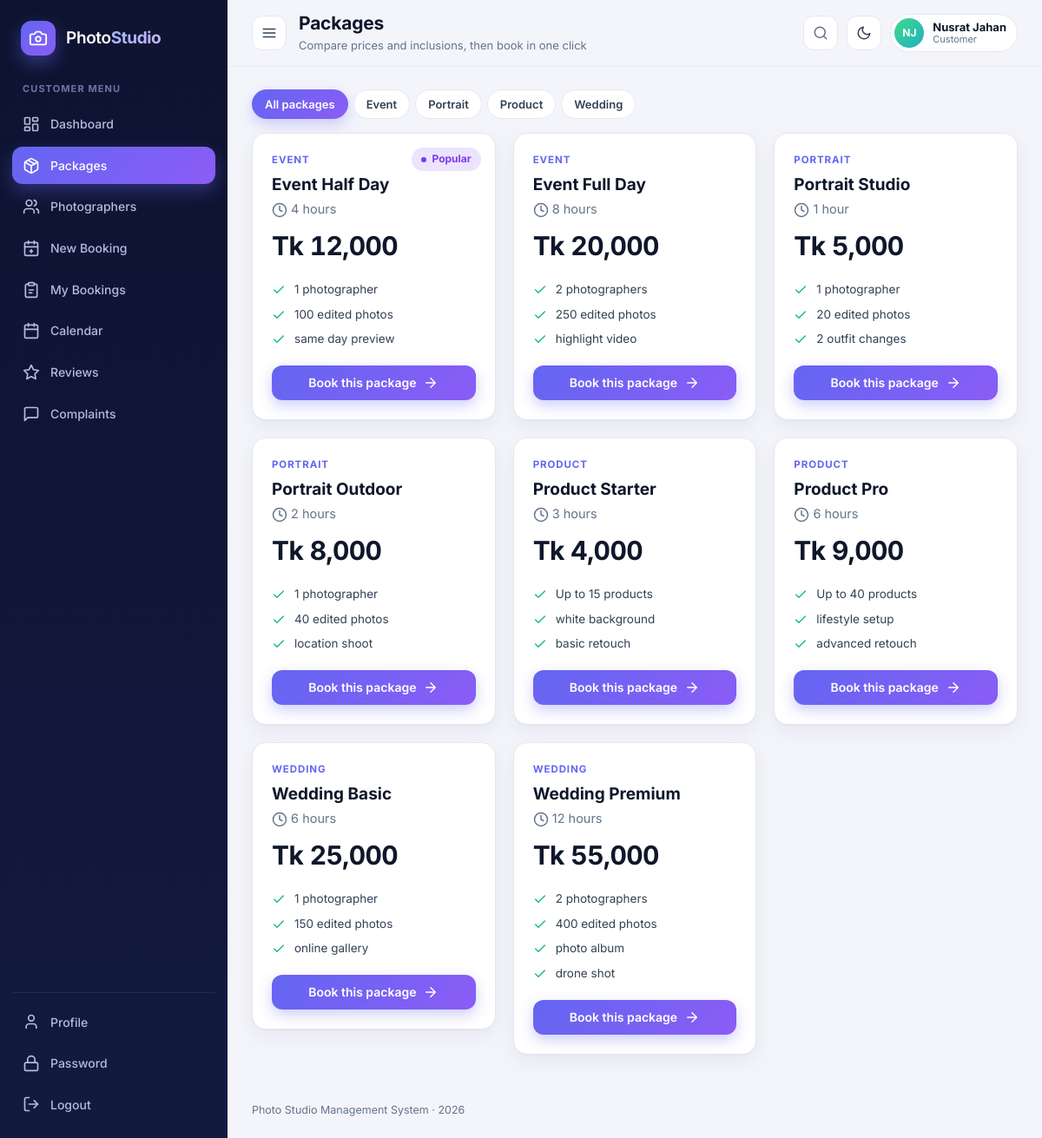
/view/customer/packages.php (signed in), run on the app's committed database.
### tables this page shows
CREATE TABLE categories (
	id INT PRIMARY KEY AUTO_INCREMENT,
	name VARCHAR(100) NOT NULL,
	description VARCHAR(255)
);

CREATE TABLE packages (
	id INT PRIMARY KEY AUTO_INCREMENT,
	category_id INT NOT NULL,
	name VARCHAR(100) NOT NULL,
	price DECIMAL(10,2) NOT NULL,
	duration VARCHAR(50),
	inclusions TEXT,
	FOREIGN KEY (category_id) REFERENCES categories(id) ON DELETE CASCADE
);

### model/BaseModel.php (called while the page is built, shortened)
<?php
class BaseModel {
	public function establishConnection() {
		$db = new DBConnection();
		return $db->connect();
	}
	protected function run($sql, $types = '', $params = array()) {
		$conn = $this->establishConnection();
		$stmt = $conn->prepare($sql);
		if ($types !== '') {
			$stmt->bind_param($types, ...$params);
		}
		$stmt->execute();
		return $stmt;
	}
	protected function all($sql, $types = '', $params = array()) {
		$stmt = $this->run($sql, $types, $params);
		$result = $stmt->get_result();
		$rows = array();
		while ($row = $result->fetch_assoc()) {
			$rows[] = $row;
		}
		return $rows;
	}
	protected function one($sql, $types = '', $params = array()) {
		$rows = $this->all($sql, $types, $params);
		return count($rows) > 0 ? $rows[0] : null;
	}
}

### model/User.php (called while the page is built, shortened)
<?php
require_once __DIR__ . '/BaseModel.php';
class User extends BaseModel {
	public function getUserById($id) {
		return $this->one("SELECT * FROM users WHERE id = ?", 'i', array((int)$id));
	}
}

### model/Category.php (called while the page is built, shortened)
<?php
require_once __DIR__ . '/BaseModel.php';
class Category extends BaseModel {
	public function getAllCategories() {
		return $this->all("SELECT * FROM categories ORDER BY name");
	}
}

### model/Package.php (called while the page is built, shortened)
<?php
require_once __DIR__ . '/BaseModel.php';
class Package extends BaseModel {
	public function getAllPackages() {
		return $this->all("SELECT p.*, c.name AS category_name,
				(SELECT COUNT(*) FROM bookings b WHERE b.package_id = p.id) AS booking_count
			FROM packages p
			JOIN categories c ON p.category_id = c.id
			ORDER BY c.name, p.price");
	}
}

### view/customer/packages.php (the view, shortened to what this page needs)
<?php
require_once __DIR__ . '/../../includes/helpers.php';
require_role('customer');
require_once __DIR__ . '/../../model/Category.php';
require_once __DIR__ . '/../../model/Package.php';
$category = new Category();
$categoryList = $category->getAllCategories();
$package = new Package();
$packageList = $package->getAllPackages();
$popular = 0; $max = 0;
foreach ($packageList as $p) { if ($p['booking_count'] > $max) { $max = $p['booking_count']; $popular = $p['id']; } }
require_once __DIR__ . '/../../includes/header.php';
?>
<div class="tabs mb-2">
	<button type="button" class="tab active" data-pkg-cat="all">All packages</button>
	<?php foreach ($categoryList as $c) { ?><button type="button" class="tab" data-pkg-cat="<?php echo e($c['id']) ?>"><?php echo e($c['name']) ?></button><?php } ?>
</div>
<div class="grid grid-auto">
<?php foreach ($packageList as $p) { ?>
	<div>
		<div class="card pkg-card" data-cat="<?php echo e($p['category_id']) ?>">
			<?php if ($p['id'] == $popular && $max > 0) { ?><span class="pkg-ribbon badge badge-assigned">Popular</span><?php } ?>
			<span class="pkg-cat"><?php echo e($p['category_name']) ?></span>
			<span class="pkg-name"><?php echo e($p['name']) ?></span>
			<span class="muted"><?php echo icon('clock') ?> <?php echo e($p['duration']) ?></span>
			<div class="pkg-price num"><?php echo e(money($p['price'])) ?></div>
			<ul class="pkg-list">
				<?php foreach (array_filter(array_map('trim', explode(',', $p['inclusions']))) as $inc) { ?>
					<li><?php echo icon('check') ?><span><?php echo e($inc) ?></span></li>
				<?php } ?>
			</ul>
			<a class="btn btn-primary" href="new-booking.php?package_id=<?php echo e($p['id']) ?>">Book this package <?php echo icon('arrow') ?></a>
		</div>
	</div>
<?php } ?>
</div>
<?php require_once __DIR__ . '/../../includes/footer.php'; ?>

### includes/helpers.php (shortened to what this page needs)
<?php
function e($value) {
	return htmlspecialchars((string)$value, ENT_QUOTES, 'UTF-8');
}
function require_login() {
	require_once __DIR__ . '/../model/User.php';
	$u = new User();
	$row = $u->getUserById($_SESSION['user_id']);
}
function require_role($roles) {
	require_login();
}
function money($n) {
	return 'Tk ' . number_format((float)$n, 0);
}
function initials($name) {
	$parts = preg_split('/\s+/', trim((string)$name));
	$s = '';
	for ($i = 0; $i < count($parts) && $i < 2; $i++) {
		$s .= mb_strtoupper(mb_substr($parts[$i], 0, 1));
	}
	return $s == '' ? '?' : $s;
}
function avatar($name, $pic = '', $size = '') {
	$cls = 'avatar' . ($size ? ' avatar-' . $size : '');
	$hue = (crc32((string)$name) % 360);
	return '<span class="' . $cls . '" style="--h:' . $hue . '">' . e(initials($name)) . '</span>';
}
function icon($name) {
	return '<svg class="ic" viewBox="0 0 24 24" fill="none" stroke="currentColor" stroke-width="2" stroke-linecap="round" stroke-linejoin="round" aria-hidden="true">' . $i[$name] . '</svg>';
}

### css/style.css (style rules this page uses)
:root { --bg: #f4f5fb; --surface: #ffffff; --surface-2: #f8f9fd; --text: #0f172a; --text-2: #334155; --muted: #64748b; --border: #e5e7f0; --primary: #6366f1; --primary-2: #8b5cf6; --primary-ink: #4338ca; --primary-soft: rgba(99, 102, 241, .11); --success: #10b981; --warning: #f59e0b; --danger: #ef4444; --info: #0ea5e9; --radius: 16px; --radius-sm: 10px; --shadow: 0 1px 2px rgba(15, 23, 42, .04), 0 8px 24px rgba(15, 23, 42, .06); --shadow-lg: 0 20px 50px rgba(15, 23, 42, .18); --sidebar-bg: linear-gradient(180deg, #0e1330 0%, #131a40 100%); --sidebar-w: 262px; --sidebar-w-collapsed: 80px; --c-pending: #f59e0b; --c-approved: #3b82f6; --c-assigned: #8b5cf6; --c-completed: #10b981; --c-rejected: #ef4444; --c-cancelled: #94a3b8; --font: "Inter", "Segoe UI", system-ui, -apple-system, "Segoe UI", Roboto, "Helvetica Neue", Arial, "Noto Sans", sans-serif; }
* { box-sizing: border-box; }
html { scroll-behavior: smooth; }
body { margin: 0; font-family: var(--font); font-size: 14.5px; line-height: 1.55; background: var(--bg); color: var(--text); -webkit-font-smoothing: antialiased; }
a { color: var(--primary); text-decoration: none; }
small, .muted { color: var(--muted); }
.ic { width: 18px; height: 18px; flex: none; vertical-align: middle; }
.num { font-variant-numeric: tabular-nums; }
.mb-2 { margin-bottom: 16px; }
.brand-mark .ic { width: 22px; height: 22px; }
.nav-link .ic { width: 20px; height: 20px; }
.avatar { --h: 245; width: 38px; height: 38px; border-radius: 50%; flex: none; display: inline-grid; place-items: center; overflow: hidden; font-weight: 700; font-size: 13px; color: #fff; background: linear-gradient(135deg, hsl(var(--h) 70% 55%), hsl(calc(var(--h) + 40) 70% 45%)); }
.avatar-sm { width: 34px; height: 34px; font-size: 12px; }
.card { background: var(--surface); border: 1px solid var(--border); border-radius: var(--radius); box-shadow: var(--shadow); margin-bottom: 20px; min-width: 0; }
.grid { display: grid; gap: 20px; margin-bottom: 20px; }
.grid-auto { grid-template-columns: repeat(auto-fill, minmax(280px, 1fr)); }
.btn, button.btn, input[type="submit"].btn { display: inline-flex; align-items: center; justify-content: center; gap: 8px; padding: 10px 18px; border-radius: 12px; border: 1px solid transparent; font: 600 14px var(--font); cursor: pointer; text-decoration: none !important; transition: transform .12s, box-shadow .15s, background .15s, border-color .15s; white-space: nowrap; line-height: 1.2; }
.btn-primary { color: #fff; background: linear-gradient(135deg, var(--primary), var(--primary-2)); box-shadow: 0 6px 16px rgba(99, 102, 241, .32); }
.badge { display: inline-flex; align-items: center; gap: 6px; padding: 4px 11px; border-radius: 999px; font-size: 12px; font-weight: 700; white-space: nowrap; color: var(--bc, var(--muted)); background: color-mix(in srgb, var(--bc, var(--muted)) 14%, transparent); }
.badge::before { content: ""; width: 6px; height: 6px; border-radius: 50%; background: currentColor; }
.badge-assigned { --bc: #7c3aed; }
.tabs { display: flex; gap: 6px; flex-wrap: wrap; }
.tab { display: inline-flex; align-items: center; gap: 8px; padding: 8px 14px; border-radius: 999px; border: 1px solid var(--border); background: var(--surface); color: var(--text-2); font: 600 13px var(--font); cursor: pointer; transition: all .15s; }
.tab.active { background: linear-gradient(135deg, var(--primary), var(--primary-2)); border-color: transparent; color: #fff; box-shadow: 0 6px 16px rgba(99, 102, 241, .3); }
.pkg-card { display: flex; flex-direction: column; padding: 22px; position: relative; transition: transform .2s, box-shadow .2s, border-color .2s; margin-bottom: 0; }
.pkg-cat { font-size: 11.5px; font-weight: 700; text-transform: uppercase; letter-spacing: .08em; color: var(--primary); }
.pkg-name { font-size: 19px; font-weight: 700; margin: 4px 0 2px; }
.pkg-price { font-size: 30px; font-weight: 700; letter-spacing: -.02em; margin: 8px 0 2px; }
.pkg-list { list-style: none; padding: 0; margin: 14px 0 20px; display: flex; flex-direction: column; gap: 8px; flex: 1; }
.pkg-list li { display: flex; gap: 10px; align-items: flex-start; color: var(--text-2); font-size: 13.5px; }
.pkg-list .ic { color: var(--success); width: 16px; height: 16px; margin-top: 3px; }
.pkg-ribbon { position: absolute; top: 16px; right: 16px; }
html, body.pub { overflow-x: clip; }

### data on the page
categories: name "Event"
categories: name "Portrait"
categories: name "Product"
categories: name "Wedding"
packages: shows "Popular", category.name "EVENT", name "Event Half Day", duration "4 hours", price "Tk 12,000", inclusions "1 photographer", inclusions "100 edited photos", inclusions "same day preview"
packages: category.name "EVENT", name "Event Full Day", duration "8 hours", price "Tk 20,000", inclusions "2 photographers", inclusions "250 edited photos", inclusions "highlight video"
packages: category.name "PORTRAIT", name "Portrait Studio", duration "1 hour", price "Tk 5,000", inclusions "1 photographer", inclusions "20 edited photos", inclusions "2 outfit changes"
packages: category.name "PORTRAIT", name "Portrait Outdoor", duration "2 hours", price "Tk 8,000", inclusions "1 photographer", inclusions "40 edited photos", inclusions "location shoot"
packages: category.name "PRODUCT", name "Product Starter", duration "3 hours", price "Tk 4,000", inclusions "Up to 15 products", inclusions "white background", inclusions "basic retouch"
packages: category.name "PRODUCT", name "Product Pro", duration "6 hours", price "Tk 9,000", inclusions "Up to 40 products", inclusions "lifestyle setup", inclusions "advanced retouch"
packages: category.name "WEDDING", name "Wedding Basic", duration "6 hours", price "Tk 25,000", inclusions "1 photographer", inclusions "150 edited photos", inclusions "online gallery"
packages: category.name "WEDDING", name "Wedding Premium", duration "12 hours", price "Tk 55,000", inclusions "2 photographers", inclusions "400 edited photos", inclusions "photo album", inclusions "drone shot"

### other printed values
$_SESSION['role'] "CUSTOMER"
$item[1] "Dashboard"
$item[1] "Packages"
$item[1] "Photographers"
$item[1] "New Booking"
$item[1] "My Bookings"
$item[1] "Calendar"
$item[1] "Reviews"
$item[1] "Complaints"
$pageTitle "Packages"
$pageSubtitle "Compare prices and inclusions, then book in one click"
initials($name) "NJ"
$_SESSION['name'] "Nusrat Jahan"
$_SESSION['role'] "Customer"
